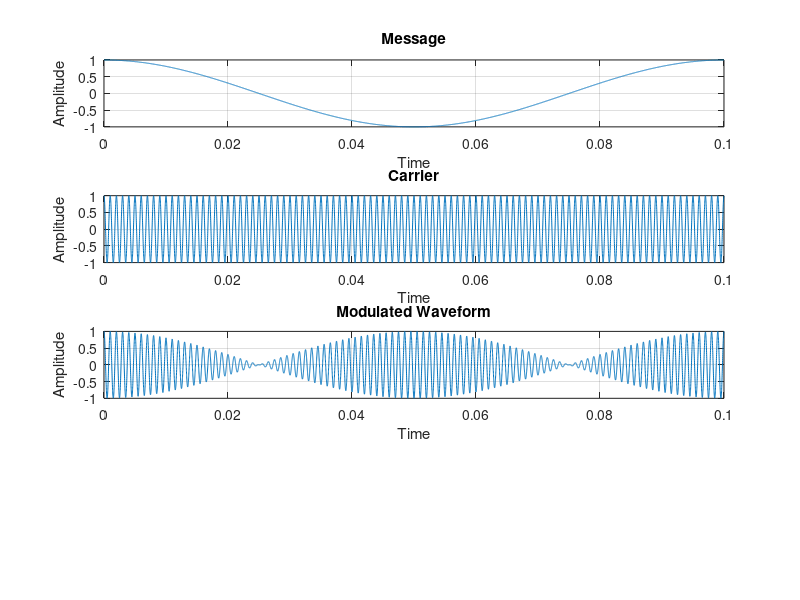

This chart was generated by the following MATLAB code:
clc; clear all; close all;
j = sqrt(-1);

fs = 100000;
T = 1/fs;
N = 10000;
t = [0:(N-1)]*T;

fc = 2000;
c = cos(pi*fc.*t);

m = cos(20*pi*t);

y = (m).*c;

figure();
subplot(411); plot(t,m); grid on;
xlabel('Time'); ylabel('Amplitude'); title('Message');

subplot(412); plot(t,c); grid on;
xlabel('Time'); ylabel('Amplitude'); title('Carrier');

subplot(413); plot(t,y); grid on;
xlabel('Time'); ylabel('Amplitude'); title('Modulated Waveform');
